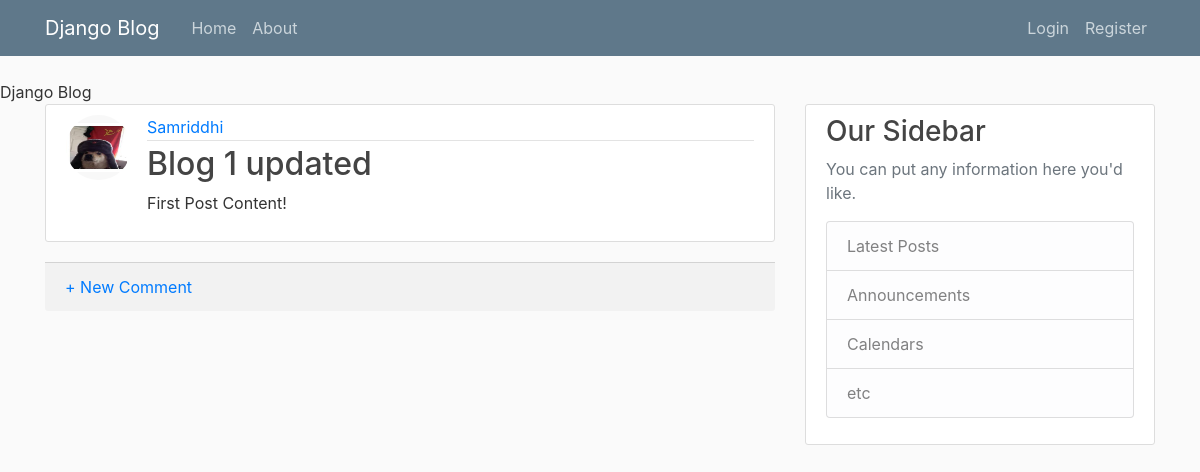
The app's page /post/1/ with its own data.
### blog/models.py (models this page shows, shortened)
class Post(models.Model):
    title = models.CharField(max_length=100)
    content = models.TextField()
    date_posted = models.DateTimeField(default=timezone.now)
    author = models.ForeignKey(User, on_delete=models.CASCADE)

### users/models.py (models this page shows, shortened)
class Profile(models.Model):
    user = models.OneToOneField(User, on_delete=models.CASCADE)
    image = models.ImageField(default='default.jpg', upload_to='profile_pics')

### blog/views.py (the view)
# urls.py: path('post/<int:pk>/', PostDetailView.as_view(), name='post-detail'),
class PostDetailView(DetailView):
    model = Post

### blog/templates/blog/post_detail.html (shortened to what this page needs)
{% extends "blog/base.html" %}
{% block content %}
    <article class="media content-section">
      <img class="rounded-circle article-img" src="{{ object.author.profile.image.url }}">
        <div class="media-body">
          <div class="article-metadata">
            <a class="mr-2" href="{% url 'user-posts' object.author.username %}">{{ object.author }}</a>
          </div>
          <h2 class="article-content">{{ object.title }}</h2>
          <p class="article-content">{{ object.content }}</p>
        </div>
      </article>
      <div class="card-footer">
        <a href="{% url 'comment_new' post.pk%}">+ New Comment</a>
    </div>
 {% endblock content %}

### blog/static/blog/main.css (style rules this page uses)
body { background: #fafafa; color: #333333; margin-top: 5rem; }
h1, h2, h3, h4, h5, h6 { color: #444444; }
.content-section { background: #ffffff; padding: 10px 20px; border: 1px solid #dddddd; border-radius: 3px; margin-bottom: 20px; }
.article-content { white-space: pre-line; }
.article-img { height: 65px; width: 65px; margin-right: 16px; }
.article-metadata { padding-bottom: 1px; margin-bottom: 4px; border-bottom: 1px solid #e3e3e3 }

### records on screen
Post: author.profile.image (picture), author "Samriddhi", title "Blog 1 updated", content "First Post Content!"
